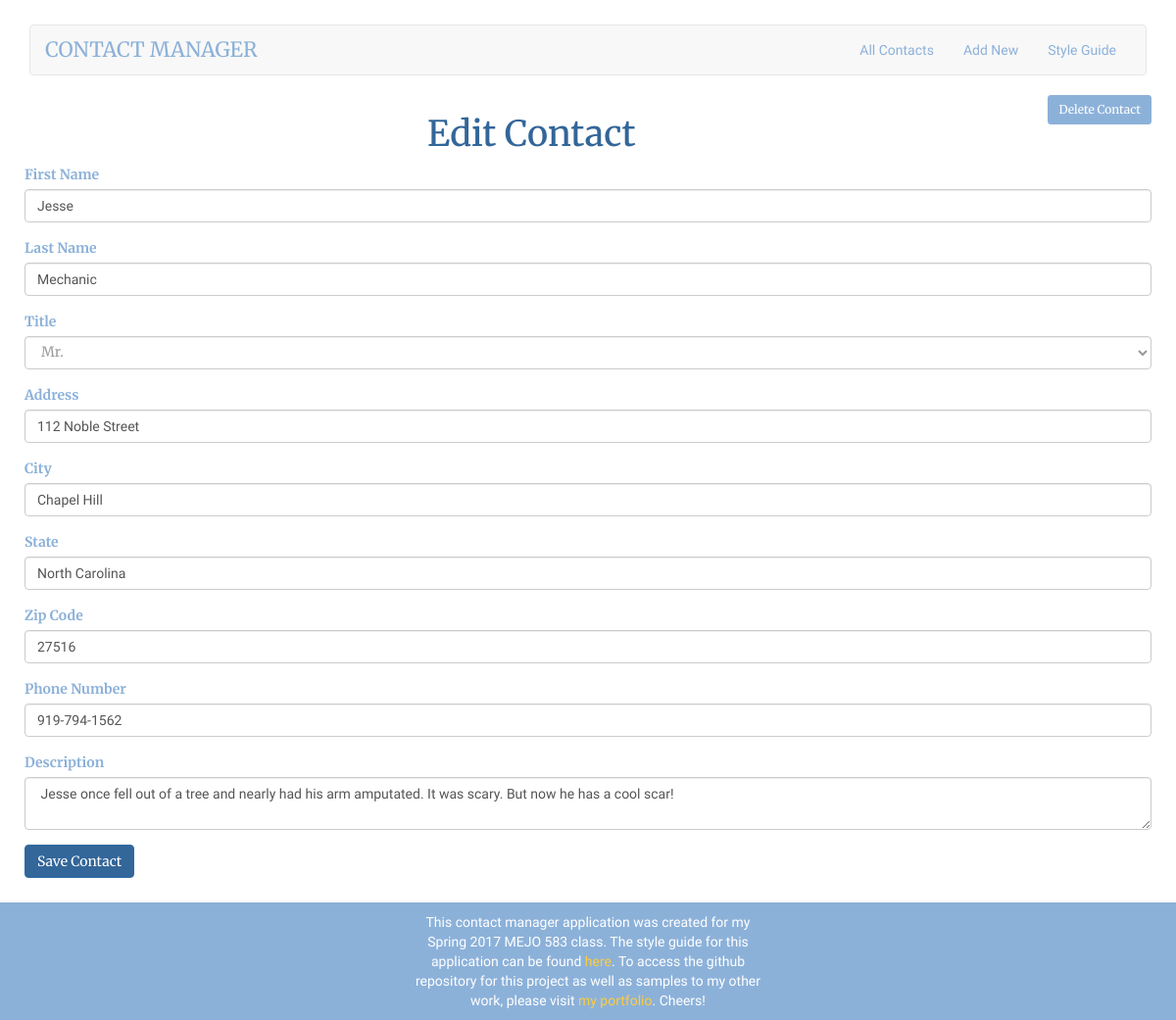
Screenshot of /edit.php?id=8 with the database file from the repository.
### tables this page shows
CREATE TABLE `contacts` (
  `id` int(11) NOT NULL,
  `firstName` varchar(200) NOT NULL,
  `lastName` varchar(200) NOT NULL,
  `title` varchar(200) NOT NULL,
  `address` varchar(200) NOT NULL,
  `city` varchar(200) NOT NULL,
  `state` varchar(200) NOT NULL,
  `zip` varchar(200) NOT NULL,
  `phone` varchar(200) NOT NULL,
  `notes` text NOT NULL
);

### edit.php (the view, shortened to what this page needs)
<?php
  include 'header.php';
  $id = $_GET['id'];
  $stmt = $db->prepare('SELECT * from contacts WHERE id = :id LIMIT 1');
  $stmt->bindParam(':id', $id);
  $stmt->execute();
  $contact = $stmt->fetch(PDO::FETCH_ASSOC);
?>
<a href="/delete.php?id=<?= $contact['id']; ?>" class="btn btn-sm pull-right btn-delete">Delete Contact</a>
<h1 class="editcontact">Edit Contact</h1>
<form method="POST" action="/update.php">
  <div class="form-group">
    <label for="contact_firstName">First Name</label>
    <input class="form-control" type="text" name="firstName" id="contact_firstName" value="<?= $contact['firstName']; ?>" />
  </div>
  <div class="form-group">
    <label for="contact_lastName">Last Name</label>
    <input class="form-control" type="text" name="lastName" id="contact_lastName" value="<?= $contact['lastName']; ?>" />
  </div>
  <div class="form-group">
    <label for="contact_title">Title</label>
    <select name="title" id="contact_title" value="<?= $contact['title']; ?>" class="form-control">
      <option value="3"<?= ($contact['title'] == 3) ? 'selected' : '' ?>>Mr.</option>
    </select>
  </div>
  <div class="form-group">
    <label for="contact_address">Address</label>
    <input class="form-control" type="text" name="address" id="contact_address" value="<?= $contact['address']; ?>" />
  </div>
  <div class="form-group">
    <label for="contact_city">City</label>
    <input class="form-control" type="text" name="city" id="contact_city" value="<?= $contact['city']; ?>" />
  </div>
  <div class="form-group">
    <label for="contact_state">State</label>
    <input class="form-control" type="text" name="state" id="contact_state" value="<?= $contact['state']; ?>" />
  </div>
  <div class="form-group">
    <label for="contact_zip">Zip Code</label>
    <input class="form-control" type="text" name="zip" id="contact_zip" value="<?= $contact['zip']; ?>" />
  </div>
  <div class="form-group">
    <label for="contact_phone">Phone Number</label>
    <input class="form-control" type="text" name="phone" id="contact_phone" value="<?= $contact['phone']; ?>" />
  </div>
  <div class="form-group">
    <label for="contact_notes">Description</label>
    <textarea class="form-control" name="notes" id="contact_notes"><?= $contact['notes']; ?></textarea>
  </div>
<button class="btn btn-primary">Save Contact</button>
</form>
<?php include 'footer.php'; ?>

### css/styles.css (style rules this page uses)
html { height: 100%; }
body { height: 100% }
.editcontact { font-family: 'Merriweather', serif !important; color: #336699 !important; text-align: center !important; }
label { font-family: 'Merriweather', serif; color: #8cb1d9; }
input { font-family: 'Noticia Text', serif; color: #999999; }
textarea { font-family: 'Noticia Text', serif; color: #999999; }
form { padding-left: 10px; padding-right: 10px; }
#contact_title { font-family: 'Merriweather', serif; color: #999999; }
.btn-primary { margin-bottom: 25px; font-family: 'Merriweather', serif; background-color: #336699; }
.btn-delete { font-family: 'Merriweather', serif; background-color: #8cb1d9; border-color: #8cb1d9; color: white; margin-right: 10px; }

### rows the page displays
contacts: firstName "Jesse", lastName "Mechanic", title "Mr.", address "112 Noble Street", city "Chapel Hill", state "North Carolina", zip "27516", phone "919-794-1562", notes "Jesse once fell out of a tree and nearly had his arm amputated. It was scary. But now he has a cool scar!"
